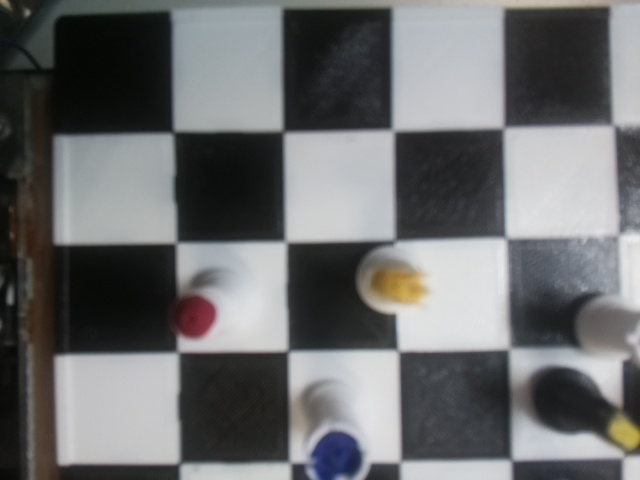
#> input picture Q1.jpg, 640 x 480 px
$ python cv_cmds.py
#> lines starting #> are read from the running program, lines starting #| are printed output that depends on the picture; after the words box and inside, x2 and y2 are one past the last pixel; in counts of white or black regions, pixels touching at a corner belong together
import cv2 as cv
import numpy as np
import sys
import urllib.request

# [27 lines left out: functions take_picture, undistort, not called in this run]

def extract_HSV_channels(img, suffix=""):
    H = img[:, :, 0]
    S = img[:, :, 1]
    V = img[:, :, 2]

    cv.imwrite(f'cv_test/H{suffix}.jpg', H)
    cv.imwrite(f'cv_test/S{suffix}.jpg', S)
    cv.imwrite(f'cv_test/V{suffix}.jpg', V)

# [44 lines left out: functions draw_grid, crop_quadrant, get_contours, get_centroid, not called in this run]


x_o = 17
y_o = 67
s_s = 110

S_mask = [(0, 50, 0), (255, 255, 255)]
light_blue = [(105, 130, 130), (115, 190, 190)]
red = [(170, 70, 20), (185, 170, 120)]
dark_blue = [(105, 70, 20), (120, 195, 125)]
orange = [(0, 120, 80), (5, 200, 210)]
yellow = [(15, 90, 120), (30, 170, 195)]
green = [(75, 60, 50), (100, 160, 150)]


img = cv.imread("Q1.jpg")
#> img is the input picture: shape (480, 640, 3); mean B, G, R 109.7, 108.8, 107.8
hsv = cv.cvtColor(img, cv.COLOR_BGR2HSV)
#> hsv: shape (480, 640, 3); mean H, S, V 83.5, 23.2, 112.2
mask = cv.inRange(hsv, S_mask[0], S_mask[1])
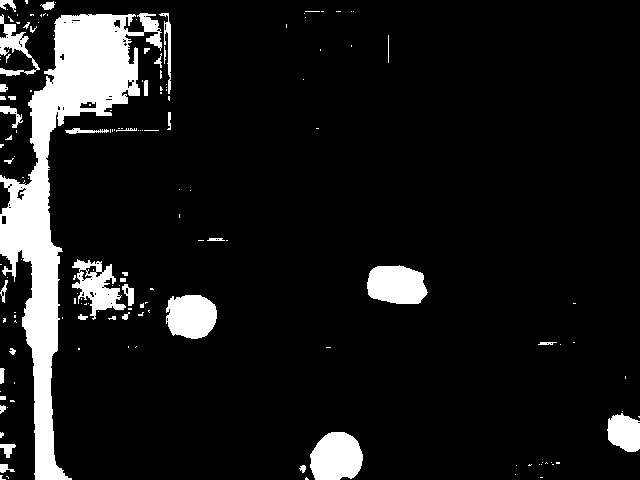
#> mask: shape (480, 640); 9.9% white; 155 white regions (114 under 20 px), largest, box (x1, y1, x2, y2) and area: (0, 13, 162, 480) 18917, (310, 432, 363, 480) 2059, (367, 265, 428, 304) 1920
img = cv.bitwise_and(hsv, hsv, mask=mask)
#> img: shape (480, 640, 3); mean H, S, V 4.9, 9.2, 5.1
#img = draw_grid(img, x_o, y_o, s_s)
#img = crop_quadrant(img, x_o, y_o, s_s)
extract_HSV_channels(img)
#> in extract_HSV_channels, `H = img[:, :, 0]`:
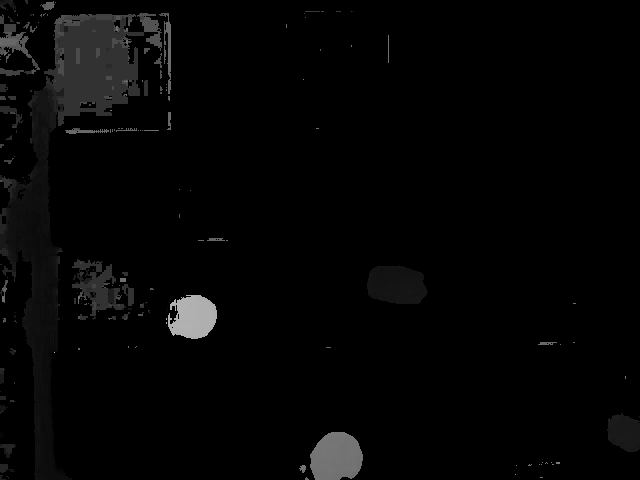
#> H: shape (480, 640); min 0, max 179, mean 4.9
#> in extract_HSV_channels, `S = img[:, :, 1]`:
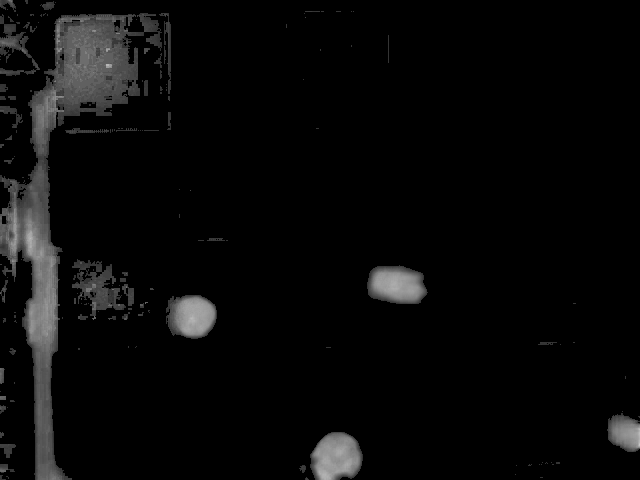
#> S: shape (480, 640); min 0, max 201, mean 9.2
#> in extract_HSV_channels, `V = img[:, :, 2]`:
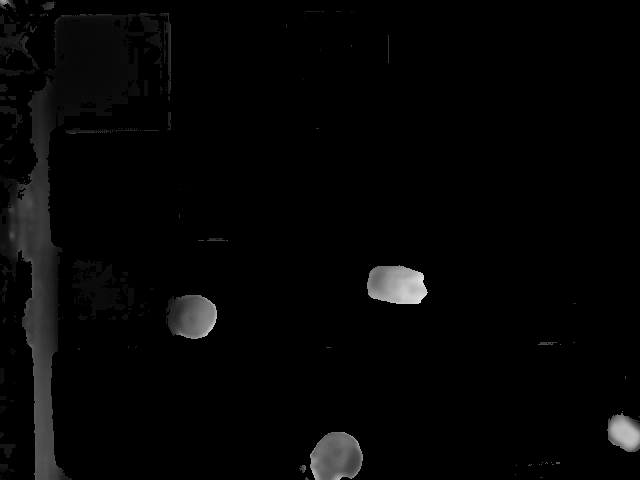
#> V: shape (480, 640); min 0, max 225, mean 5.1
cv.imwrite("grid2.jpg", img)
